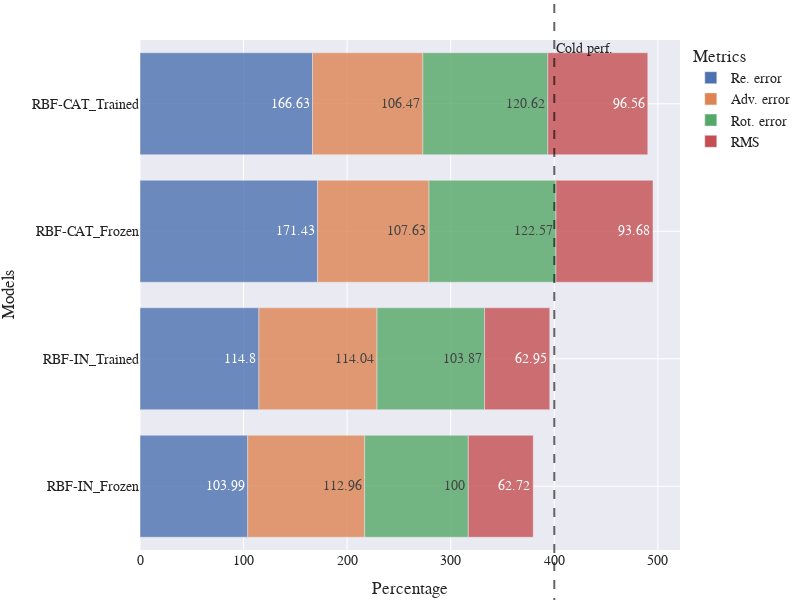

Notebook code for this chart:
### Code cell
file_name = "RBF_F_T"
keys = list(comp_df_in.keys())
x = ["RBF-IN_" + k for k in keys for i in range(4)] + ["RBF-CAT_" + k for k in keys for i in range(4)]
y = []
for k in keys:
    y += [comp_df_in[k][metric][0][0] for metric in METRICS]
for k in keys:
    y += [comp_df_cat[k][metric][0][0] for metric in METRICS]

df_formatted = dict(Models=x, Percentage=y, Metrics=METRICS_RENAME*len(keys)*2)
fig = plot_bar(results=df_formatted, title="Performance improvment of FC - RBF", vertical=True,
        width=800, height=600, add_hline=True, annotation_text="Cold perf.", annotation_position="top right")
save_plot(fig, "img/trans/"+file_name+".svg")
fig.show()

### Figure 1 — Plotly figure (JSON) as saved in the notebook; plotly's stock layout.template omitted (floating-point values rounded to 4 significant figures)
{"data": [{"alignmentgroup": "True", "hovertemplate": "Metrics=Re. error<br>Percentage=%{text}<br>Models=%{y}<extra></extra>", "legendgroup": "Re. error", "marker": {"color": "rgb(76,114,176)", "opacity": 0.8, "pattern": {"shape": ""}}, "name": "Re. error", "offsetgroup": "Re. error", "orientation": "h", "showlegend": true, "text": [104.0, 114.8, 171.4, 166.6], "textposition": "auto", "type": "bar", "x": [104.0, 114.8, 171.4, 166.6], "xaxis": "x", "y": ["RBF-IN_Frozen", "RBF-IN_Trained", "RBF-CAT_Frozen", "RBF-CAT_Trained"], "yaxis": "y"}, {"alignmentgroup": "True", "hovertemplate": "Metrics=Adv. error<br>Percentage=%{text}<br>Models=%{y}<extra></extra>", "legendgroup": "Adv. error", "marker": {"color": "rgb(221,132,82)", "opacity": 0.8, "pattern": {"shape": ""}}, "name": "Adv. error", "offsetgroup": "Adv. error", "orientation": "h", "showlegend": true, "text": [113.0, 114.0, 107.6, 106.5], "textposition": "auto", "type": "bar", "x": [113.0, 114.0, 107.6, 106.5], "xaxis": "x", "y": ["RBF-IN_Frozen", "RBF-IN_Trained", "RBF-CAT_Frozen", "RBF-CAT_Trained"], "yaxis": "y"}, {"alignmentgroup": "True", "hovertemplate": "Metrics=Rot. error<br>Percentage=%{text}<br>Models=%{y}<extra></extra>", "legendgroup": "Rot. error", "marker": {"color": "rgb(85,168,104)", "opacity": 0.8, "pattern": {"shape": ""}}, "name": "Rot. error", "offsetgroup": "Rot. error", "orientation": "h", "showlegend": true, "text": [100, 103.9, 122.6, 120.6], "textposition": "auto", "type": "bar", "x": [100, 103.9, 122.6, 120.6], "xaxis": "x", "y": ["RBF-IN_Frozen", "RBF-IN_Trained", "RBF-CAT_Frozen", "RBF-CAT_Trained"], "yaxis": "y"}, {"alignmentgroup": "True", "hovertemplate": "Metrics=RMS<br>Percentage=%{text}<br>Models=%{y}<extra></extra>", "legendgroup": "RMS", "marker": {"color": "rgb(196,78,82)", "opacity": 0.8, "pattern": {"shape": ""}}, "name": "RMS", "offsetgroup": "RMS", "orientation": "h", "showlegend": true, "text": [62.72, 62.95, 93.68, 96.56], "textposition": "auto", "type": "bar", "x": [62.72, 62.95, 93.68, 96.56], "xaxis": "x", "y": ["RBF-IN_Frozen", "RBF-IN_Trained", "RBF-CAT_Frozen", "RBF-CAT_Trained"], "yaxis": "y"}], "layout": {"annotations": [{"showarrow": false, "text": "Cold perf.", "x": 400, "xanchor": "left", "xref": "x", "y": 1, "yanchor": "top", "yref": "y domain"}], "barmode": "relative", "font": {"family": "Serif", "size": 14}, "height": 600, "legend": {"title": {"text": "Metrics"}, "tracegroupgap": 0}, "margin": {"b": 5, "l": 5, "r": 5, "t": 40}, "shapes": [{"line": {"color": "black", "dash": "dash", "width": 2}, "opacity": 0.6, "type": "line", "x0": 400, "x1": 400, "xref": "x", "y0": -0.5, "y1": 3.5, "yref": "y domain"}], "width": 800, "xaxis": {"anchor": "y", "domain": [0, 1], "title": {"text": "Percentage"}}, "yaxis": {"anchor": "x", "domain": [0, 1], "title": {"text": "Models"}}}}
